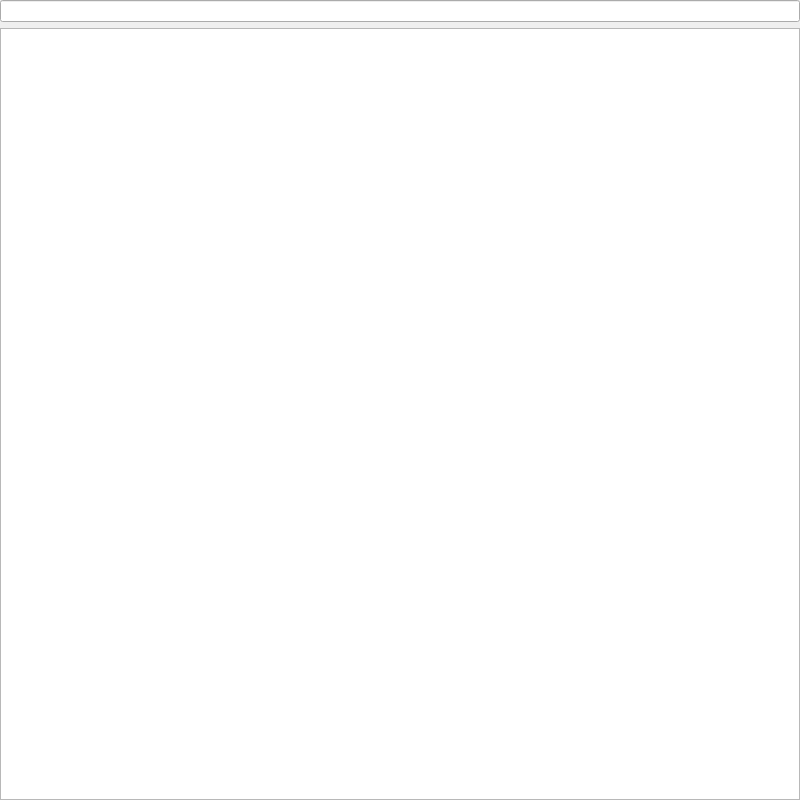
<?xml version="1.0" encoding="UTF-8"?>
<ui version="4.0">
    <class>Form</class>
    <widget class="QWidget" name="Form">
        <property name="windowModality">
            <enum>Qt::NonModal</enum>
        </property>
        <property name="geometry">
            <rect>
                <x>0</x>
                <y>0</y>
                <width>800</width>
                <height>800</height>
            </rect>
        </property>
        <property name="sizePolicy">
            <sizepolicy hsizetype="Preferred" vsizetype="Preferred">
                <horstretch>0</horstretch>
                <verstretch>0</verstretch>
            </sizepolicy>
        </property>
        <property name="minimumSize">
            <size>
                <width>0</width>
                <height>800</height>
            </size>
        </property>
        <property name="windowTitle">
            <string>Form</string>
        </property>
        <layout class="QVBoxLayout" name="gridLayout">
            <property name="margin">
                <number>0</number>
            </property>
            <item>
                <widget class="QLineEdit" name="uiFilter"/>
            </item>
            <item>
                <widget class="QTreeView" name="uiTree">
                    <property name="sizePolicy">
                        <sizepolicy hsizetype="Preferred" vsizetype="Expanding">
                            <horstretch>0</horstretch>
                            <verstretch>0</verstretch>
                        </sizepolicy>
                    </property>
                    <property name="minimumSize">
                        <size>
                            <width>800</width>
                            <height>500</height>
                        </size>
                    </property>
                    <property name="font">
                        <font>
                            <pointsize>12</pointsize>
                        </font>
                    </property>
                    <property name="tabKeyNavigation">
                        <bool>true</bool>
                    </property>
                    <property name="sortingEnabled">
                        <bool>false</bool>
                    </property>
                    <attribute name="headerDefaultSectionSize">
                        <number>250</number>
                    </attribute>
                    <attribute name="headerMinimumSectionSize">
                        <number>100</number>
                    </attribute>
                    <attribute name="headerStretchLastSection">
                        <bool>true</bool>
                    </attribute>
                </widget>
            </item>
        </layout>
    </widget>
    <resources/>
    <connections/>
</ui>
